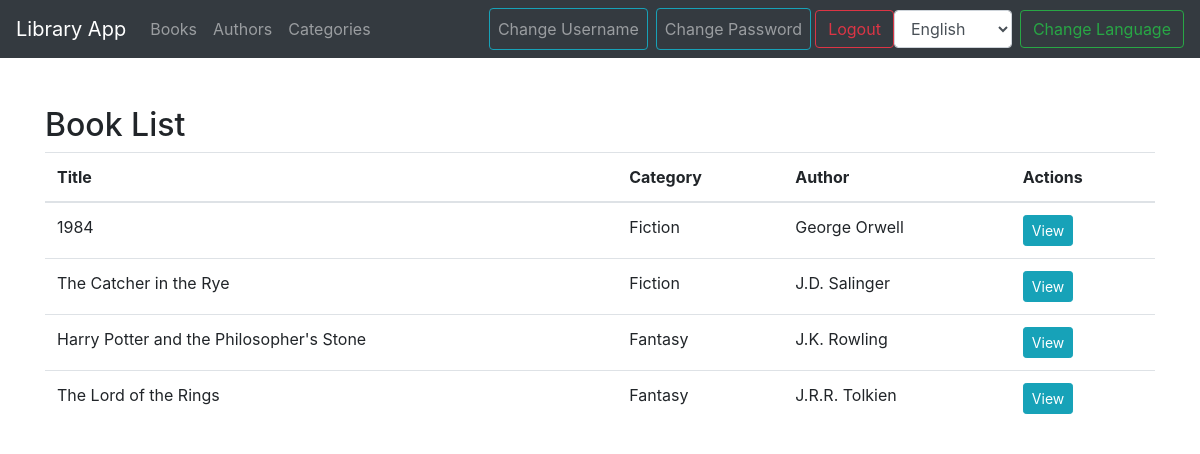
The app's page /books/ (signed in) with its own data.
### library_app/models.py (models this page shows, shortened)
class Book(models.Model):
    title = models.CharField(max_length=255)
    category = models.ForeignKey('Category',on_delete=models.CASCADE)
    author = models.ForeignKey('Author',on_delete=models.CASCADE)

class Category(models.Model):
    name = models.CharField(max_length=255)
    def __str__(self):
        return self.name

class Author(models.Model):
    name = models.CharField(max_length=255)
    def __str__(self):
        return self.name

### library_app/views.py (the view)
# urls.py: path('books/', views.book_list, name='book_list'),
@login_required
def book_list(request):
    books = Book.objects.all()
    is_manager = request.user.groups.filter(name='Manager').exists()
    return render(request, 'book_list.html', {'books': books, 'is_manager': is_manager})

### library_app/templates/book_list.html (shortened to what this page needs)
{% extends 'base.html' %}
{% load i18n %}
{% block content %}
<div class="container mt-5">
    <h2>{% trans "Book List"%}</h2>
    <table class="table">
        <thead>
            <tr>
                <th>{% trans "Title"%}</th>
                <th>{% trans "Category"%}</th>
                <th>{% trans "Author"%}</th>
                <th>{% trans "Actions"%}</th>
            </tr>
        </thead>
        <tbody>
            {% for book in books %}
            <tr>
                <td>{{ book.title }}</td>
                <td>{{ book.category }}</td>
                <td>{{ book.author }}</td>
                <td>
                    <a href="{% url 'book_detail' book.pk %}" class="btn btn-info btn-sm">{% trans "View"%}</a>
                </td>
            </tr>
            {% endfor %}
        </tbody>
    </table>
</div>
{% endblock %}

### library_app/templates/base.html (shortened to what this page needs)
{% load i18n %}
{% get_current_language as current_language %}
{% get_available_languages as available_languages %}
<!DOCTYPE html>
<html lang="{{ current_language }}">
<head>
    <link href="https://stackpath.bootstrapcdn.com/bootstrap/4.5.2/css/bootstrap.min.css" rel="stylesheet">
</head>
<body>
    <nav class="navbar navbar-expand-lg navbar-dark bg-dark">
        <a class="navbar-brand" href="#">Library App</a>
        <div class="collapse navbar-collapse" id="navbarSupportedContent">
            <ul class="navbar-nav mr-auto">
                <li class="nav-item">
                    <a class="nav-link" href="{% url 'book_list' %}">{% trans "Books" %}</a>
                </li>
                <li class="nav-item">
                    <a class="nav-link" href="{% url 'author_list' %}">{% trans "Authors" %}</a>
                </li>
                <li class="nav-item">
                    <a class="nav-link" href="{% url 'category_list' %}">{% trans "Categories" %}</a>
                </li>
            </ul>
            {% if user.is_authenticated %}
            <div class="navbar-nav">
                <a href="{% url 'change_username' %}" class="nav-item nav-link btn btn-outline-info my-2 my-sm-0 mx-1">{% trans "Change Username" %}</a>
                <a href="{% url 'change_password' %}" class="nav-item nav-link btn btn-outline-info my-2 my-sm-0 mx-1">{% trans "Change Password" %}</a>
                <form action="{% url 'logout' %}" method="post" class="form-inline my-2 my-lg-0">
                    <button type="submit" class="btn btn-outline-danger my-2 my-sm-0">{% trans "Logout" %}</button>
                </form>
            </div>
            {% endif %}
        </div>
        <form action="{% url 'set_language' %}" method="post" class="form-inline my-2 my-lg-0">
            <select name="language" class="form-control mr-sm-2">
                {% for language in available_languages %}
                    <option value="{{ language.0 }}" {% if language.0 == current_language %}selected{% endif %}>{{ language.1 }}</option>
                {% endfor %}
            </select>
            <button type="submit" class="btn btn-outline-success my-2 my-sm-0">{% trans "Change Language" %}</button>
        </form>
    </nav>
    <div class="container-fluid">
        {% block content %}
        {% endblock %}
    </div>
</body>
</html>

### records on screen
Book: title "1984", category "Fiction", author "George Orwell"
Book: title "The Catcher in the Rye", category "Fiction", author "J.D. Salinger"
Book: title "Harry Potter and the Philosopher's Stone", category "Fantasy", author "J.K. Rowling"
Book: title "The Lord of the Rings", category "Fantasy", author "J.R.R. Tolkien"

### other values on screen
form field language "English"
